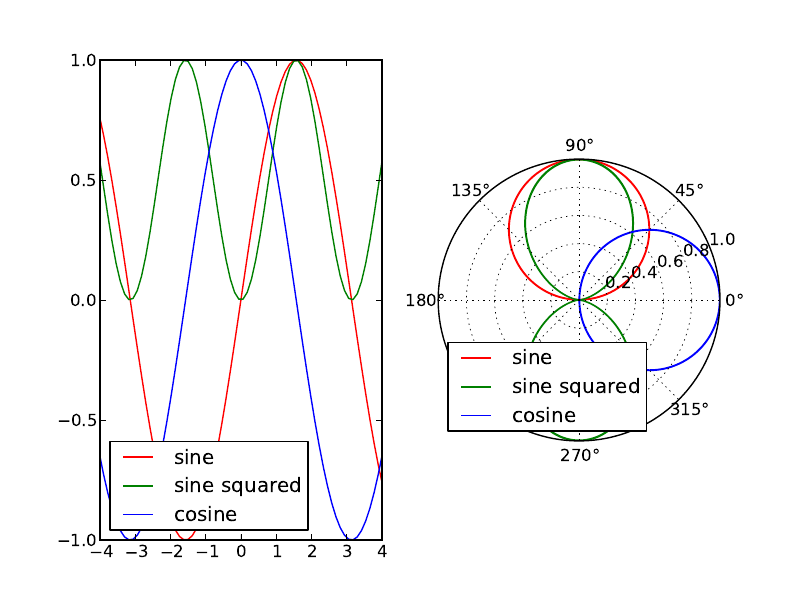

The script that saved this image:
#!/usr/bin/env python

import numpy as np
import matplotlib
matplotlib.use("agg")
import matplotlib.pyplot as plt

x = np.linspace(-180, 180, 3000)

plt.subplot(1, 2, 1)
y1 = np.sin(x)
y2 = (np.sin(x)) ** 2
y3 = np.cos(x)

plt.plot(x, y1, "r", label = "sine")
plt.plot(x, y2, "g", label = "sine squared")
plt.plot(x, y3, "b", label = "cosine")
plt.legend(loc = "lower left")

plt.xlim(-4, 4)
plt.ylim(-1.0, 1.0)


plt.subplot(1, 2, 2, polar = True)
r1 = np.sin(x)
r2 = (np.sin(x)) ** 2
r3 = np.cos(x)

plt.plot(x, y1, "r", label = "sine")
plt.plot(x, y2, "g", label = "sine squared")
plt.plot(x, y3, "b", label = "cosine")
plt.legend(loc = "lower left")


plt.show()
plt.savefig("cartesianPolarFunction.pdf")